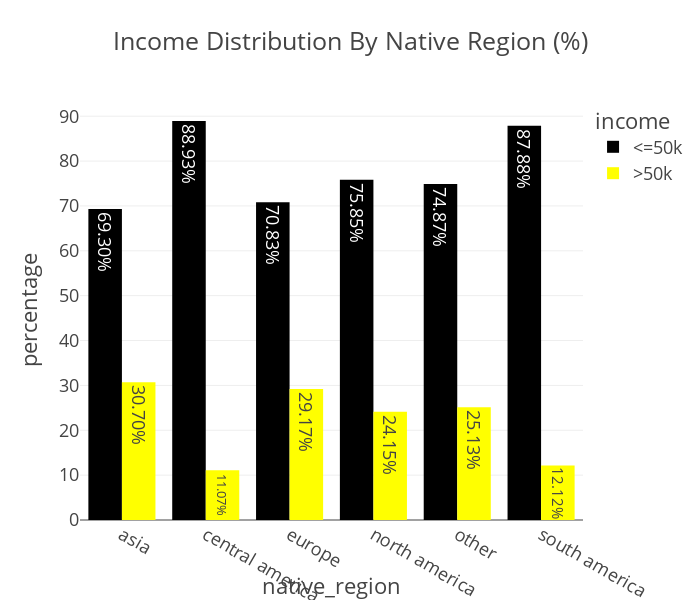

Notebook source saved alongside this figure:
### Code cell
import plotly.express as px

fig = px.bar(
    adult_df_income_native_region, 
    x='native_region', 
    y='percentage', 
    color='income', 
    title='Income Distribution By Native Region (%)',
    barmode='group',
    color_discrete_sequence=['black', 'yellow'],
    text='percentage',
    width=700,
    height=600,
)
fig.update_traces(texttemplate='%{text:.2f}%') 
fig.update_layout(template= 'presentation',paper_bgcolor= "rgba(0,0,0,0)",plot_bgcolor = "rgba(0,0,0,0)")
fig.write_image(os.path.join(results_dir,'income_distribution_bar_plot.jpg'))
fig.write_image(os.path.join(results_dir,'income_distribution_bar_plot.png'))
fig.write_html(os.path.join(results_dir,'income_distribution_bar_plot.html'))
fig.show()

### Figure 1 — Plotly figure (JSON) as saved in the notebook; plotly's stock layout.template omitted (floating-point values rounded to 4 significant figures)
{"data": [{"alignmentgroup": "True", "hovertemplate": "income=<=50k<br>native_region=%{x}<br>percentage=%{text}<extra></extra>", "legendgroup": "<=50k", "marker": {"color": "black", "pattern": {"shape": ""}}, "name": "<=50k", "offsetgroup": "<=50k", "orientation": "v", "showlegend": true, "text": [69.3, 88.93, 70.83, 75.85, 74.87, 87.88], "textposition": "auto", "texttemplate": "%{text:.2f}%", "type": "bar", "x": ["asia", "central america", "europe", "north america", "other", "south america"], "xaxis": "x", "y": [69.3, 88.93, 70.83, 75.85, 74.87, 87.88], "yaxis": "y"}, {"alignmentgroup": "True", "hovertemplate": "income=>50k<br>native_region=%{x}<br>percentage=%{text}<extra></extra>", "legendgroup": ">50k", "marker": {"color": "yellow", "pattern": {"shape": ""}}, "name": ">50k", "offsetgroup": ">50k", "orientation": "v", "showlegend": true, "text": [30.7, 11.07, 29.17, 24.15, 25.13, 12.12], "textposition": "auto", "texttemplate": "%{text:.2f}%", "type": "bar", "x": ["asia", "central america", "europe", "north america", "other", "south america"], "xaxis": "x", "y": [30.7, 11.07, 29.17, 24.15, 25.13, 12.12], "yaxis": "y"}], "layout": {"barmode": "group", "height": 600, "legend": {"title": {"text": "income"}, "tracegroupgap": 0}, "paper_bgcolor": "rgba(0, 0, 0, 0)", "plot_bgcolor": "rgba(0, 0, 0, 0)", "title": {"text": "Income Distribution By Native Region (%)"}, "width": 700, "xaxis": {"anchor": "y", "autorange": true, "domain": [0, 1], "range": [-0.5, 5.5], "title": {"text": "native_region"}, "type": "category"}, "yaxis": {"anchor": "x", "autorange": true, "domain": [0, 1], "range": [0, 93.61], "title": {"text": "percentage"}, "type": "linear"}}}
